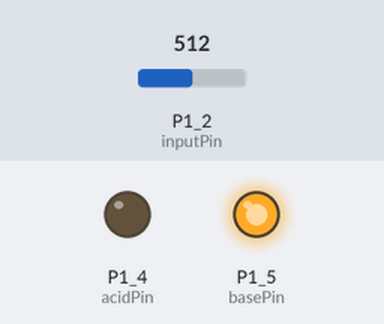
Simulated run of this sketch. Board: TI MSP430 LaunchPad. Shown: output pins drawn as LEDs (lit = HIGH). Inputs (shaded band) come from the test bench; at power-on: P1_2 (inputPin) = 512.

Above: at 1.8 s.
1.9 s: P1_2 (inputPin) set to 3
3.4 s: P1_2 (inputPin) set to 0
At 4.5 s:
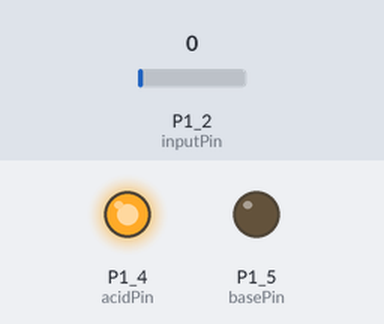
5.5 s: P1_2 (inputPin) set to 16
At 7.2 s:
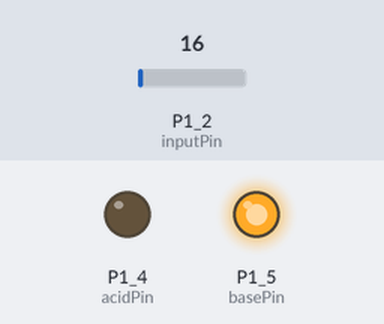
Timing chart, 0 to 8.7 s (numbered marks = the images above; inputs shaded):
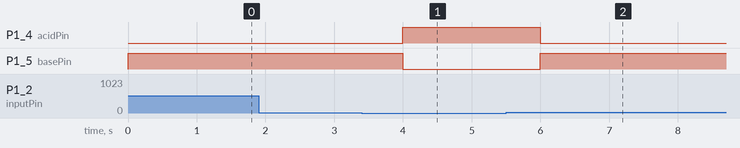

Measured:
- the behaviour switches between 2 and 1 on P1_2 (inputPin) (found by bisection; images 0 and 1)
- after the input at 1.9 s, every drawn part: stays the same
- after the input at 3.4 s, P1_4 (acidPin): LOW → HIGH after 0.60 s; P1_5 (basePin): HIGH → LOW after 0.60 s
- after the input at 5.5 s, P1_4 (acidPin): HIGH → LOW after 0.50 s; P1_5 (basePin): LOW → HIGH after 0.50 s

The sketch:

pH_code.ino
```cpp
const int inputPin = P1_2;
const int acidPin = P1_4;
const int basePin = P1_5;
int pH  = 0;
double volt = 0;

void setup()
{
  // put your setup code here, to run once:
  Serial.begin(9600);
  pinMode (inputPin, INPUT);
  pinMode (acidPin, OUTPUT);
  pinMode (basePin, OUTPUT);

}

void loop()
{
  // put your main code here, to run repeatedly:
    volt = analogRead (inputPin);

    pH = (volt - 2.8)/(-0.16);

    if(pH >= 6)
    {
      digitalWrite(acidPin,HIGH);
      digitalWrite(basePin,LOW);
    }
    if(pH <= 4)
    {
      digitalWrite(acidPin,LOW);
      digitalWrite(basePin,HIGH);
    }

    delay(1000);
}
```
